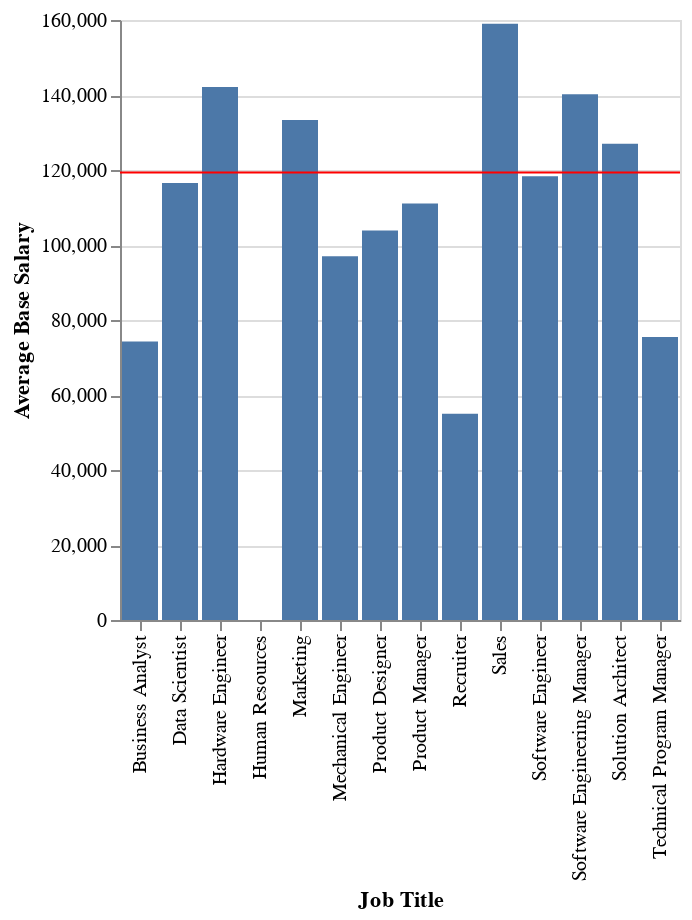

Source (notebook cell):
### Code cell
chart_base + rule3

### Figure 1 — Vega-Lite specification as saved in the notebook (floating-point values rounded to 4 significant figures; data arrays with more than 128 entries replaced by an {"elided": "..."} marker saying what was removed)
{"config": {"view": {"continuousWidth": 400, "continuousHeight": 300}}, "layer": [{"data": {"name": "data-669f10446b31cdcd0589b1c8681c524c"}, "mark": "bar", "encoding": {"x": {"type": "nominal", "axis": {"title": "Job Title"}, "field": "title"}, "y": {"type": "quantitative", "aggregate": "mean", "axis": {"title": "Average Base Salary"}, "field": "basesalary"}}}, {"data": {"name": "data-669f10446b31cdcd0589b1c8681c524c"}, "mark": {"type": "rule", "color": "red"}, "encoding": {"y": {"type": "quantitative", "aggregate": "mean", "field": "basesalary"}}}], "$schema": "https://vega.github.io/schema/vega-lite/v4.8.1.json", "datasets": {"data-669f10446b31cdcd0589b1c8681c524c": {"elided": "5000 records"}}}
